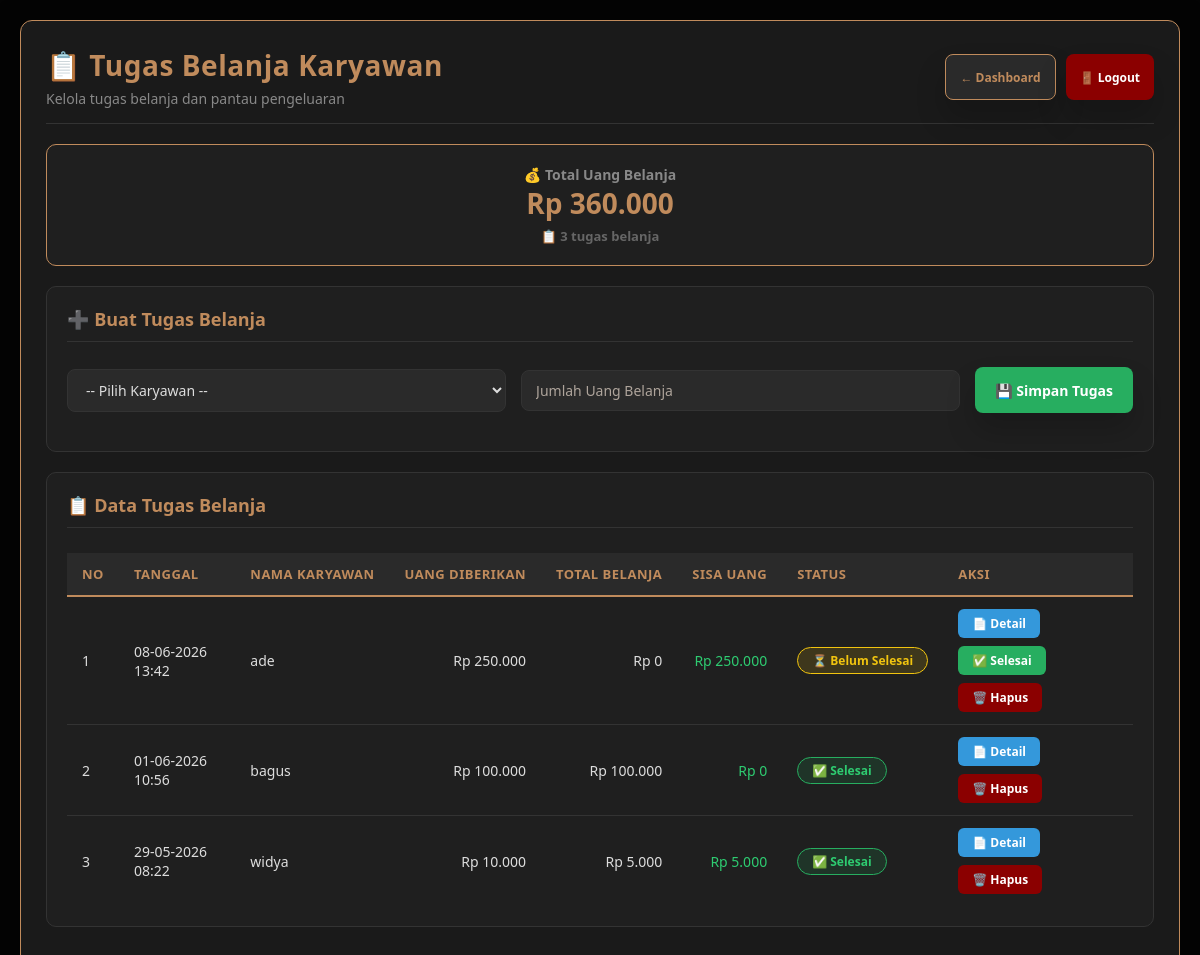
The app's page /admin/tugas_belanja.php (signed in) with its own data.
### tables this page shows
CREATE TABLE `tugas_belanja` (
  `id` int(11) NOT NULL,
  `tanggal` datetime DEFAULT current_timestamp(),
  `nama_karyawan` varchar(100) DEFAULT NULL,
  `uang_diberikan` int(11) DEFAULT NULL,
  `status` varchar(50) DEFAULT NULL
);

### admin/tugas_belanja.php (the view, shortened to what this page needs)
<?php
include '../fungsi.php';
$total = mysqli_fetch_assoc(mysqli_query($conn, "
    SELECT SUM(uang_diberikan) as total
    FROM tugas_belanja
"));
$data = mysqli_query($conn, "
    SELECT * FROM tugas_belanja
    ORDER BY id DESC
");
$grandTotal = $total['total'] ?? 0;
$totalData = mysqli_num_rows($data);
?>
<!DOCTYPE html>
<html lang="id">
<head>
    <link rel="stylesheet" href="../css/style-admin.css">
</head>
<body>
<div class="container">
    <div class="page-header">
        <div>
            <h1>📋 Tugas Belanja Karyawan</h1>
            <div class="subtitle">Kelola tugas belanja dan pantau pengeluaran</div>
        </div>
        <div class="header-actions">
            <a href="index.php" class="btn btn-primary btn-sm">← Dashboard</a>
            <a href="../logout.php" class="btn btn-danger btn-sm">🚪 Logout</a>
        </div>
    </div>
    <div class="total-box">
        <div class="label">💰 Total Uang Belanja</div>
        <div class="value">Rp <?= number_format($grandTotal, 0, ',', '.') ?></div>
        <div class="sub-info">📋 <?= $totalData ?> tugas belanja</div>
    </div>
    <div class="card">
        <div class="card-header">
            <h3>➕ Buat Tugas Belanja</h3>
        </div>
        <form method="POST">
            <div class="form-group">
                <select name="nama_karyawan" required>
                    <option value="">-- Pilih Karyawan --</option>
                </select>
                <input
                    type="number"
                    name="uang_diberikan"
                    placeholder="Jumlah Uang Belanja"
                    required
                    min="1"
                >
                <button type="submit" name="simpan" class="btn btn-success">
                    💾 Simpan Tugas
                </button>
            </div>
        </form>
    </div>
    <div class="card">
        <div class="card-header">
            <h3>📋 Data Tugas Belanja</h3>
        </div>
        <div class="table-wrapper">
            <?php if (mysqli_num_rows($data) == 0): ?>
                <div class="empty-state">📭 Belum ada tugas belanja</div>
            <?php else: ?>
                <table>
                    <thead>
                        <tr>
                            <th>No</th>
                            <th>Tanggal</th>
                            <th>Nama Karyawan</th>
                            <th style="text-align:right;">Uang Diberikan</th>
                            <th style="text-align:right;">Total Belanja</th>
                            <th style="text-align:right;">Sisa Uang</th>
                            <th>Status</th>
                            <th>Aksi</th>
                        </tr>
                    </thead>
                    <tbody>
                        <?php
                        $no = 1;
                        while ($d = mysqli_fetch_assoc($data)):
                            $detail = mysqli_fetch_assoc(mysqli_query($conn, "
                                SELECT SUM(subtotal) as total
                                FROM detail_belanja
                                WHERE tugas_id='" . $d['id'] . "'
                            "));
                            $totalBelanja = $detail['total'] ?? 0;
                            $sisa = $d['uang_diberikan'] - $totalBelanja;
                            $isBelumSelesai = $d['status'] == 'Belum Selesai';
                        ?>
                            <tr>
                                <td><?= $no++ ?></td>
                                <td><?= date('d-m-Y H:i', strtotime($d['tanggal'])) ?></td>
                                <td><?= htmlspecialchars($d['nama_karyawan']) ?></td>
                                <td style="text-align:right;">Rp <?= number_format($d['uang_diberikan'], 0, ',', '.') ?></td>
                                <td style="text-align:right;">Rp <?= number_format($totalBelanja, 0, ',', '.') ?></td>
                                <td style="text-align:right; <?= $sisa >= 0 ? 'color:#2ecc71;' : 'color:#e74c3c;' ?>">
                                    Rp <?= number_format($sisa, 0, ',', '.') ?>
                                </td>
                                <td>
                                    <?php if ($isBelumSelesai): ?>
                                        <span class="status-belum">⏳ <?= $d['status'] ?></span>
                                    <?php else: ?>
                                        <span class="status-selesai">✅ <?= $d['status'] ?></span>
                                    <?php endif; ?>
                                </td>
                                <td>
                                    <div class="action-group">
                                        <a class="btn-detail" href="detail_belanja.php?tugas=<?= $d['id'] ?>">
                                            📄 Detail
                                        </a>
                                        <?php if ($isBelumSelesai): ?>
                                            <a class="btn-selesai" href="?selesai=<?= $d['id'] ?>" onclick="return confirm('Yakin ingin menandai tugas ini selesai?')">
                                                ✅ Selesai
                                            </a>
                                        <?php endif; ?>
                                        <a class="btn-hapus" href="?hapus=<?= $d['id'] ?>" onclick="return confirm('Yakin ingin menghapus tugas ini? (Detail belanja juga akan terhapus)')">
                                            🗑️ Hapus
                                        </a>
                                    </div>
                                </td>
                            </tr>
                        <?php endwhile; ?>
                    </tbody>
                </table>
            <?php endif; ?>
        </div>
    </div>
</div>
</body>
</html>

### css/style-admin.css (style rules this page uses)
body { margin: 0; font-family: "Outfit", sans-serif; background: url("../poto/WhatsApp Image 2025-11-16 at 18.09.41_44c61466.jpg") center/cover fixed; color: #f6e7d8; background-attachment: fixed; }
body::before { content: ""; position: fixed; inset: 0; background: rgba(0, 0, 0, 0.72); z-index: -1; }
h1, h2 { text-align: center; color: #c08b5c; margin-top: 0; font-weight: 800; letter-spacing: 0.02em; }
.container { max-width: 1040px; margin: 32px auto; padding: 0 18px; }
.container h1 { font-size: 2.4rem; color: #f4ead6; letter-spacing: 0.04em; margin-bottom: 16px; }
.page-header { display: flex; flex-wrap: wrap; justify-content: space-between; align-items: center; gap: 20px; margin-bottom: 24px; }
.page-header h1 { margin: 0; font-size: 2.2rem; letter-spacing: 0.02em; }
button, input[type="submit"], input[type="reset"], .btn { display: inline-flex; align-items: center; justify-content: center; height: 46px; padding: 0 24px; background: linear-gradient(135deg, #c08b5c 0%, #f3d5a4 100%); color: #1a1a1a; text-decoration: none; border-radius: 14px; font-weight: 700; border: 1px solid rgba(255, 255, 255, 0.18); cursor: pointer; transition: transform 0.18s ease, box-shadow 0.18s ease, background 0.18s ease; font-size: 14px; white-space: nowrap; box-shadow: 0 18px 30px rgba(0, 0, 0, 0.18); }
.btn-success { background: linear-gradient(135deg, #27ae60 0%, #2ecc71 100%); color: white; }
.btn-danger { background: linear-gradient(135deg, #e74c3c 0%, #ff5b4e 100%); color: white; }
input, textarea, select, button, input[type="submit"], input[type="reset"] { width: 100%; padding: 14px 16px; margin: 10px 0 18px; background: #1d1915; border: 1px solid rgba(255, 255, 255, 0.18); border-radius: 12px; color: #f6e7d8; box-sizing: border-box; font-family: inherit; }
input::placeholder, textarea::placeholder { color: rgba(246, 231, 216, 0.65); }
button, input[type="submit"], input[type="reset"] { width: auto; }
.card { background: rgba(255, 255, 255, 0.05); border: 1px solid rgba(255, 255, 255, 0.12); border-radius: 18px; padding: 24px; margin-bottom: 24px; }
.total-box { background: rgba(255, 255, 255, 0.06); border: 1px solid rgba(255, 255, 255, 0.12); border-radius: 18px; padding: 22px; font-size: 18px; font-weight: 700; color: #f6e7d8; margin-bottom: 24px; }
.status, .status-belum, .status-selesai { display: inline-flex; align-items: center; justify-content: center; padding: 8px 14px; border-radius: 999px; font-size: 13px; font-weight: 700; color: #fff; white-space: nowrap; }
.status-belum { background: #e74c3c; }
.status-selesai { background: #27ae60; }
.page-header { display: flex; flex-wrap: wrap; justify-content: space-between; align-items: center; gap: 16px; margin-bottom: 24px; }
.page-header h1 { margin: 0; text-align: left; font-size: 2rem; }
select { background-color: rgba(30, 25, 23, 1); color: white; cursor: pointer; }
option { background-color: #1e1917; color: #f6e7d8; padding: 10px; }
table { width: 100%; border-collapse: collapse; margin-top: 10px; }
th, td { padding: 12px 15px; text-align: left; border-bottom: 1px solid rgba(255, 255, 255, 0.1); }
th { background-color: rgba(192, 139, 92, 0.2); color: #c08b5c; }
.total-box { border-top: 1px solid rgba(192, 139, 92, 0.4); padding-top: 15px; }
.btn-success { background: #27ae60; color: white; border: none; }
.btn-danger { background: #e74c3c; color: white; border: none; }

### records on screen
tugas_belanja: tanggal "08-06-2026 13:42", nama_karyawan "ade", uang_diberikan "250.000", totalBelanja "0", sisa "250.000", status "Belum Selesai"
tugas_belanja: tanggal "01-06-2026 10:56", nama_karyawan "bagus", uang_diberikan "100.000", totalBelanja "100.000", sisa "0", status "Selesai"
tugas_belanja: tanggal "29-05-2026 08:22", nama_karyawan "widya", uang_diberikan "10.000", totalBelanja "5.000", sisa "5.000", status "Selesai"

### other values on screen
$grandTotal "360.000"
$totalData "3"
